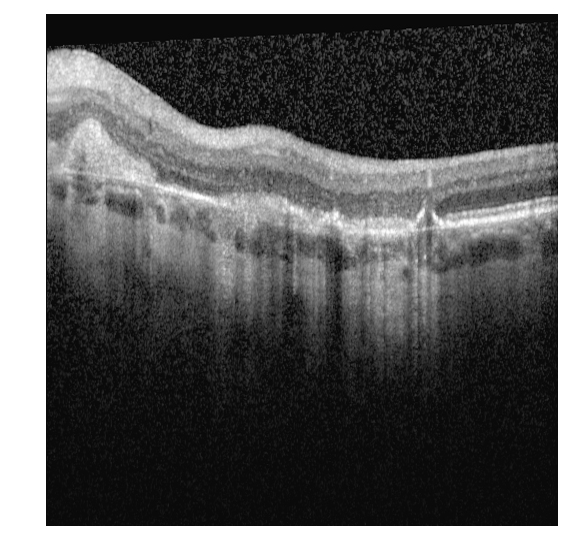
#> input picture Train-Data/NoSRF/input_0_1.png, 569 x 560 px; its folder holds only this picture in this run
$ python train_data_analysis.py
#> lines starting #> are read from the running program, lines starting #| are printed output that depends on the picture; after the words box and inside, x2 and y2 are one past the last pixel; in counts of white or black regions, pixels touching at a corner belong together
### image_preprocessing.py
import numpy as np
# import matplotlib.pyplot as plt
from skimage import color
from skimage import io, exposure
import matplotlib.pyplot as plt


def rm_white_frame(img):
    '''removes white frame around image'''

    # create a negative (to invert the white frame into black, to fill with 0)
    img = 1 - img

    h, w, d = img.shape
    #left limit
    for i in range(w):
        if np.sum(img[:, i, :]) > 0:
            break
    #right limit
    for j in range(w - 1, 0, -1):
        if np.sum(img[:, j, :]) > 0:
            break

    #top limit
    for k in range(h):
        if np.sum(img[k, :, :]) > 0:
            break
    #bottom limit
    for l in range(h - 1, 0, -1):
        if np.sum(img[l, :, :]) > 0:
            break

    cropped = img[k:l + 1, i:j + 1, :].copy()
    #back to normal
    cropped = 1 - cropped

    return cropped


def preprocess(img):
    if (img.shape[2]==4):
        img = color.rgba2rgb(img)

    img = rm_white_frame(img)
    img = color.rgb2gray(img)
    """Performs Sigmoid Correction on the input image. Increases contrast (OPTIONAL to uncomment)"""
    #img = exposure.adjust_sigmoid(img, cutoff=0.5, gain=5, inv=False)
    return img

### find_blobs.py
import numpy as np
import matplotlib.pyplot as plt
from pathlib import Path
from skimage import util, exposure, feature
from tqdm import tqdm

import get_img_paths
import retina_mask
import image_preprocessing


def find_dark_blobs(img):
    """Uses Laplacian of Gaussians to identify round regions (blobs) that are darker that their surroundsings

    These blobs are candidates for sub-retinal fluid which typically appears as dark 'blobs' within the retina.

    Args:
        img (Image Array): grayscale image

    Returns:
        2D Array: Each row is y-coord, x-coord, radius
    """
    # invert image as exposure.blob_log finds light blobs, whereas SRF is dark
    img = util.invert(img)
    # gamma exposure seems to increase sensitivity
    img = exposure.adjust_gamma(img, gamma=2.5)
    blobs = feature.blob_log(img,
                             min_sigma=2,
                             max_sigma=20,
                             num_sigma=20,
                             threshold=0.15,
                             overlap=1,
                             exclude_border=(65))
    # convert sigma vals in third to column to radii
    blobs[:, 2] = blobs[:, 2] * np.sqrt(2)
    return blobs


def filter_blobs(img, blobs):
    """Filters candidate blobs to eliminate non-SRF blobs

    Args:
        img (Image Array): grayscale image
        blobs (2D Array): each row is y-coord, x-coord, radius

    Returns:
        2D Array: filtered blobs
    """

    # Filter: not too far above RPE layer
    rpe_edge = retina_mask.rpe_upper_edge(img)
    thresh = 20
    bool_mask = np.zeros(blobs.shape[0], dtype='bool')
    for i, blob in enumerate(blobs):
        y, x, r = blob.astype('int64')
        # if edge within y : y + r + thresh vertical interval
        if np.any(rpe_edge[y:y + r + thresh, x]):
            bool_mask[i] = True
    blobs = blobs[bool_mask]
    return blobs


# [42 lines left out: functions plot_blobs, plot_blobbing_process, not called in this run]


# [19 lines that do not run on import are left out]

### segmentation.py
from skimage import color
import matplotlib.pyplot as plt
import numpy as np
from sklearn import cluster
from tqdm import tqdm
from pathlib import Path

import image_preprocessing
import get_img_paths


def segmentation(gray_image, nclust=3):
    """Applies K-Means segmentation to gray image, returning segmented image and labels matrix

    The matrix contains labels in range(nclust) in the order of brightness

    Args:
        gray_image (Image Array): grayscale image
        nclust (int, optional): number of means to be used in K-means. Defaults to 3.

    Returns:
        (Img, Label_Array): Tuple of segmented image and label array
    """
    image = color.gray2rgb(gray_image)

    x, y, z = image.shape
    image_2d = image.reshape(x * y, z)
    image_2d.shape

    kmeans_cluster = cluster.KMeans(n_clusters=nclust)
    kmeans_cluster.fit(image_2d)
    cluster_centers = kmeans_cluster.cluster_centers_
    cluster_labels = kmeans_cluster.labels_
    segmented_img = cluster_centers[cluster_labels].reshape(x, y, z)
    cluster_labels_matrix = cluster_labels.reshape(x, y)

    # relabel the clusters such that 0 is darkest and nclust-1 is brightest
    sorted_labels = _sort_labels(segmented_img, cluster_labels_matrix)
    new_labels_matrix = np.zeros_like(cluster_labels_matrix)
    for i in range(nclust):
        new_labels_matrix[cluster_labels_matrix == sorted_labels[i]] = i
    cluster_labels_matrix = new_labels_matrix
    return segmented_img, cluster_labels_matrix


def _sort_labels(segmented_image, lables):
    """Returns a list of labels in the order of brightness

    Args:
        segmented_image (Image Array): Segmented Image
        lables (Array): Array of labels for each pixel

    Returns:
        [int]: List of labels in the order of brightness
    """
    label_brightness = []
    for lable in range(np.max(lables) + 1):
        label_brightness.append(np.max(segmented_image[lables == lable]))
    sorted_labels = np.argsort(label_brightness)
    return sorted_labels


# [47 lines that do not run on import are left out]

### retina_mask.py
from skimage import filters
import matplotlib.pyplot as plt
import numpy as np
from scipy import ndimage as ndi
import scipy.signal
from tqdm import tqdm

import image_preprocessing
import get_img_paths
import segmentation
from pathlib import Path


# not used anywhere anymore
# [14 lines left out: function retinal_mask, not called in this run]


def rpe_upper_edge(img):
    """Generates a mask for estimate of the upper edge of RPE layer

    Args:
        img (Image Array): Grayscale Image

    Returns:
        2D Array: Binary Mask
    """
    # find brightest segment
    nclust = 4
    seg_img, labels = segmentation.segmentation(img, nclust=nclust)
    mask = labels == nclust - 1

    # find relevant edges of mask, and only keep bottom-most edge pixels
    mask = filters.sobel_h(mask) > 0

    prev = -1
    for col in range(0, mask.shape[1]):
        indices = np.nonzero(mask[:, col])[0]

        if (len(indices) > 0):
            max_ind = indices[len(indices) - 1]
            # apply threshold of max 20 pixels
            if (np.abs(max_ind - prev) > 20 and prev != -1):
                # too far, set all to 0
                mask[indices, col] = 0
            else:
                # bottom-most ok, set others to 0
                prev = max_ind
                mask[indices[:-1], col] = 0

    # fill in gaps
    ys, xs = np.nonzero(mask)
    sorted_indices = np.argsort(xs)
    new_xs = np.arange(np.min(xs), np.max(xs) + 1)
    new_ys = np.interp(new_xs, xs[sorted_indices], ys[sorted_indices])
    # smooth curve
    new_ys = scipy.signal.medfilt(new_ys, kernel_size=31)
    new_ys = new_ys.astype('int64')
    # create new mask
    mask = np.zeros_like(img)
    mask[new_ys, new_xs] = 1
    return mask


# [40 lines that do not run on import are left out]

### get_img_paths.py
from pathlib import Path


def train_data(path_str='Train-Data'):
    """Returns a lists of healthy and srf image paths from training data folder

    Args:
        path_str (str, optional): path to folder containing SRF and NoSRF folders with images. Defaults to 'Train-Data'.

    Returns:
        ([Path], [Path]): tuple of two lists; each list containing paths for images
    """
    path = Path(path_str)
    return _get_healthy_data(path), _get_srf_data(path)


# [12 lines left out: function test_data, not called in this run]


def _get_healthy_data(path):
    healthy_path = path / 'NoSRF'
    healthy_images = list(healthy_path.glob('*.png'))
    return healthy_images


def _get_srf_data(path):
    srf_path = path / 'SRF'
    srf_images = list(srf_path.glob('*.png'))
    return srf_images

### train_data_analysis.py
import matplotlib.pyplot as plt
import numpy as np
from tqdm import tqdm

import get_img_paths
import image_preprocessing
import find_blobs

if __name__ == '__main__':
    '''Small script to count detected srf in each training data set
    '''
    healthy, srf = get_img_paths.train_data()

    no_srf_detected = 0
    for img_path in tqdm(healthy):
        img = plt.imread(img_path)
#> img is the input picture: shape (560, 569, 4) float32; mean R, G, B, A 0.371, 0.371, 0.371, 1
        img = image_preprocessing.preprocess(img)
        blobs = find_blobs.find_dark_blobs(img)
#> in find_dark_blobs, `img = exposure.adjust_gamma(img, gamma=2.5)`:
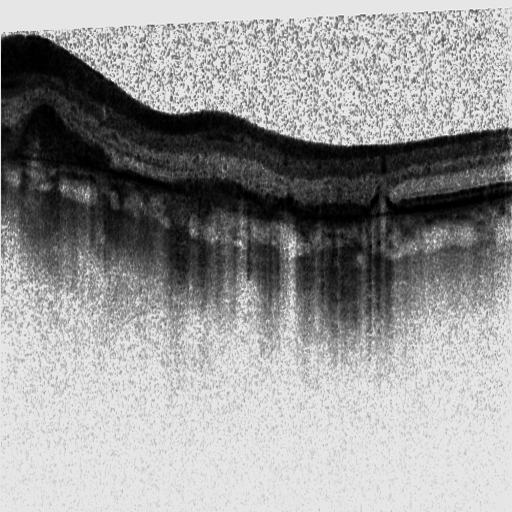
#> img: shape (512, 512) float32; min 8.67e-19, max 1, mean 0.597
#> in find_dark_blobs, `blobs = feature.blob_log(img, min_sigma=2, max_sigma=20, num_sigma=20,..`: blobs = 70 rows, first 8: [142, 335, 2], [245, 291, 8.63], [124, 260, 2], [79, 113, 2], [143, 344, 2], [243, 240, 2], [141, 373, 2.95], [95, 134, 2.95]
#> blobs = 70 rows, first 8: [142, 335, 2.83], [245, 291, 12.21], [124, 260, 2.83], [79, 113, 2.83], [143, 344, 2.83], [243, 240, 2.83], [141, 373, 4.17], [95, 134, 4.17]
        blobs = find_blobs.filter_blobs(img, blobs)
#> in rpe_upper_edge, `seg_img, labels = segmentation.segmentation(img, nclust=nclust)`: labels: shape (512, 512) int32; 4 distinct labels, from 0 to 3
#> in rpe_upper_edge, `mask = labels == nclust - 1`: mask: shape (512, 512) bool; 11.3% white; 276 white regions (246 under 20 px), largest, box (x1, y1, x2, y2) and area: (1, 36, 492, 180) 12812, (1, 98, 382, 241) 11324, (383, 183, 512, 224) 2574
#> in rpe_upper_edge, `mask = filters.sobel_h(mask) > 0`: mask: shape (512, 512) bool; 3.3% white in thin lines or dots, all inside (x1, y1, x2, y2) = (0, 35, 512, 294)
#> the loop in rpe_upper_edge, `for col in range(0, mask.shape[1]):` made 512 passes
#> (indices, max_ind, prev) on passes 1, 7, 8, 9, 10, 11, 12, 16, 18, 19: ([41, 42, 92, 135, 136, 159], 159, 159), ([37, 38, 39, 92, 125, 126, 127, 146, 150, 153, 156], 156, 156), ([37, 38, 39, 126, 127, 145, 150, 156], 156, 156), ([36, 37, 38, 39, 126, 127, 128, 145, 150], 150, 150), ([36, 37, 38, 39, 126, 127, 128, 129, 138, 139, 145, 150], 150, 150), ([36, 37, 38, 95, 127, 128, 129, 138, 139, 140, 141, 145], 145, 145), ([36, 37, 38, 128, 129, 132, 133, 139, 140, 141, 144, 145], 145, 145), ([35, 36, 37, 126, 127, 133, 134, 135, 139, 142, 143, 146], 146, 146), ([35, 36, 124, 125, 126, 127, 128, 133, 134, 140, 143, 146], 146, 146), ([35, 36, 124, 125, 127, 128, 129, 133, 134, 135, 140], 140, 140)
#> (max_ind, prev) on passes 6, 13, 14, 15, 17, 31: (156, 156), (148, 148), (148, 148), (148, 148), (146, 146), (155, 155)
#> after the loop in rpe_upper_edge, `for col in range(0, mask.shape[1]):`:
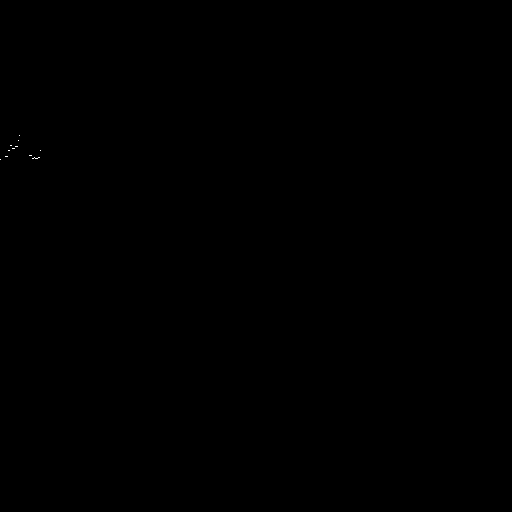
#> mask: shape (512, 512) bool; 0.01% white in thin lines or dots, all inside (x1, y1, x2, y2) = (0, 135, 41, 160)
#> in rpe_upper_edge, `ys, xs = np.nonzero(mask)`: ys = 28 values from 135 to 159; xs = 28 values, max 40 at index 12, min 0 at index 27, mean 21.21
#> in rpe_upper_edge, `sorted_indices = np.argsort(xs)`: sorted_indices = 28 values, max 27 at index 0, min 0 at index 15, mean 13.5
#> in rpe_upper_edge, `new_ys = np.interp(new_xs, xs[sorted_indices], ys[sorted_indices])`: new_ys = 41 values, max 159 at index 0, min 135 at index 19, mean 150.9
#> in rpe_upper_edge, `new_ys = scipy.signal.medfilt(new_ys, kernel_size=31)`: new_ys = 41 values, max 148 at index 13, min 145 at index 0, mean 147.1
#> in filter_blobs, `rpe_edge = retina_mask.rpe_upper_edge(img)`: rpe_edge: shape (512, 512) float32; values 0 (black) and 1 (white), 0.02% white in thin lines or dots, all inside (x1, y1, x2, y2) = (0, 145, 41, 149)
#> the loop in filter_blobs, `for i, blob in enumerate(blobs):` made 70 passes
#> (blob, y, x, r) on passes 1 to 12: ([142, 335, 2.83], 142, 335, 2), ([245, 291, 12.21], 245, 291, 12), ([124, 260, 2.83], 124, 260, 2), ([79, 113, 2.83], 79, 113, 2), ([143, 344, 2.83], 143, 344, 2), ([243, 240, 2.83], 243, 240, 2), ([141, 373, 4.17], 141, 373, 4), ([95, 134, 4.17], 95, 134, 4), ([90, 127, 2.83], 90, 127, 2), ([133, 446, 2.83], 133, 446, 2), ([132, 285, 4.17], 132, 285, 4), ([137, 421, 2.83], 137, 421, 2)
#> in filter_blobs, `blobs = blobs[bool_mask]`: blobs = empty array
#> blobs = empty array

        if len(blobs) == 0:
            no_srf_detected += 1

    print(
        f'Negative result for SRF was correctly returned for {no_srf_detected} out of {len(healthy)} healthy images'
    )

    srf_detected = 0
    for img_path in tqdm(srf):
        img = plt.imread(img_path)
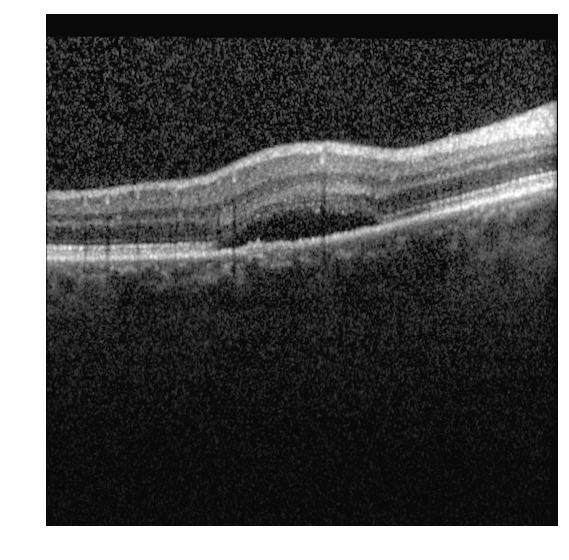
#> input picture Train-Data/SRF/input_1492_1.png, 569 x 560 px
#> img is the input picture: shape (560, 569, 4) float32; mean R, G, B, A 0.325, 0.325, 0.325, 1
        img = image_preprocessing.preprocess(img)
        blobs = find_blobs.find_dark_blobs(img)
#> in find_dark_blobs (call 2), `img = exposure.adjust_gamma(img, gamma=2.5)`:
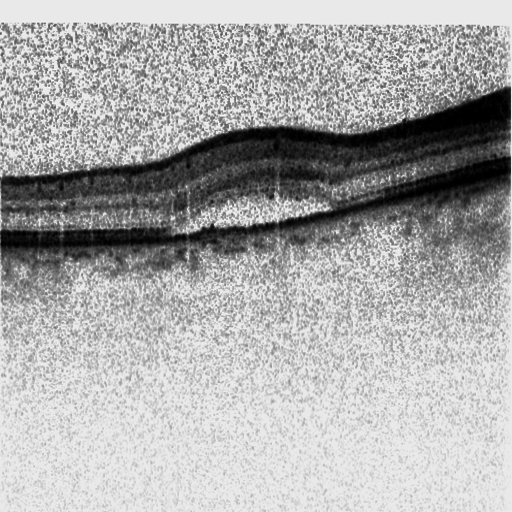
#> img: shape (512, 512) float32; min 8.67e-19, max 1, mean 0.667
#> in find_dark_blobs (call 2), `blobs = feature.blob_log(img, min_sigma=2, max_sigma=20, num_sigma=20,..`: blobs = 184 rows, first 8: [218, 172, 2], [212, 236, 11.47], [209, 326, 2], [208, 281, 9.58], [255, 187, 2], [207, 309, 6.74], [129, 229, 2], [220, 260, 2.95]
#> blobs = 184 rows, first 8: [218, 172, 2.83], [212, 236, 16.23], [209, 326, 2.83], [208, 281, 13.55], [255, 187, 2.83], [207, 309, 9.53], [129, 229, 2.83], [220, 260, 4.17]
        blobs = find_blobs.filter_blobs(img, blobs)
#> in rpe_upper_edge (call 2), `seg_img, labels = segmentation.segmentation(img, nclust=nclust)`:
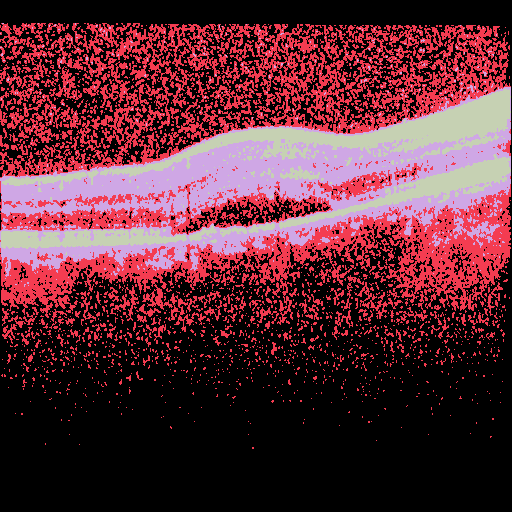
#> labels: shape (512, 512) int32; 4 distinct labels, from 0 to 3; one colour per label, 0 black
#> in rpe_upper_edge (call 2), `mask = labels == nclust - 1`: mask: shape (512, 512) bool; 5.8% white; 110 white regions (95 under 20 px), largest, box (x1, y1, x2, y2) and area: (100, 89, 511, 177) 7678, (279, 154, 511, 229) 3268, (1, 228, 187, 249) 2383
#> in rpe_upper_edge (call 2), `mask = filters.sobel_h(mask) > 0`: mask: shape (512, 512) bool; 1.9% white in thin lines or dots, all inside (x1, y1, x2, y2) = (0, 88, 512, 255)
#> the loop in rpe_upper_edge (call 2), `for col in range(0, mask.shape[1]):` made 512 passes
#> (indices, max_ind, prev) on passes 1 to 12: ([231, 232], 232, 232), ([180, 181, 230, 231, 232], 232, 232), ([180, 181, 230, 231, 232], 232, 232), ([180, 181, 230, 231], 231, 231), ([179, 180, 181, 230, 231], 231, 231), ([178, 179, 180, 181, 230, 231], 231, 231), ([178, 179, 180, 230, 231], 231, 231), ([178, 179, 180, 230, 231], 231, 231), ([177, 178, 179, 180, 230, 231], 231, 231), ([176, 177, 178, 179, 230, 231, 232], 232, 232), ([176, 177, 178, 230, 231, 232], 232, 232), ([176, 177, 231, 232], 232, 232)
#> (max_ind, prev) on passes 59 to 64: (240, 240), (242, 242), (242, 242), (242, 242), (242, 242), (241, 241)
#> after the loop in rpe_upper_edge (call 2), `for col in range(0, mask.shape[1]):`:
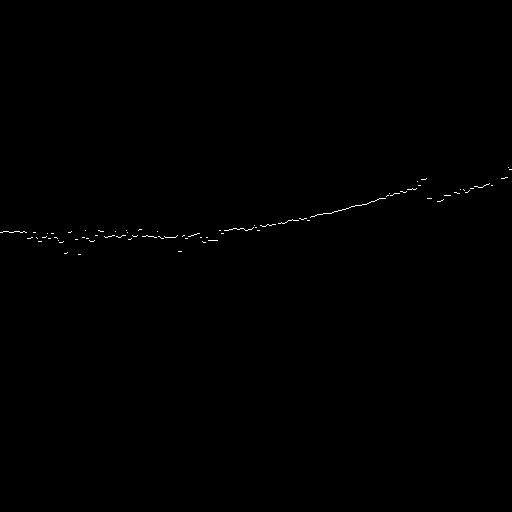
#> mask: shape (512, 512) bool; 0.19% white in thin lines or dots, all inside (x1, y1, x2, y2) = (0, 167, 512, 255)
#> in rpe_upper_edge (call 2), `ys, xs = np.nonzero(mask)`: ys = 486 values from 167 to 254; xs = 486 values, max 511 at index 3, min 0 at index 298, mean 248.6
#> in rpe_upper_edge (call 2), `sorted_indices = np.argsort(xs)`: sorted_indices = 486 values, max 485 at index 77, min 0 at index 482, mean 242.5
#> in rpe_upper_edge (call 2), `new_ys = np.interp(new_xs, xs[sorted_indices], ys[sorted_indices])`: new_ys = 512 values, max 254 at index 78, min 167 at index 508, mean 218.5
#> in rpe_upper_edge (call 2), `new_ys = scipy.signal.medfilt(new_ys, kernel_size=31)`: new_ys = 512 values, max 239 at index 65, min 167 at index 511, mean 218.4
#> in filter_blobs (call 2), `rpe_edge = retina_mask.rpe_upper_edge(img)`:
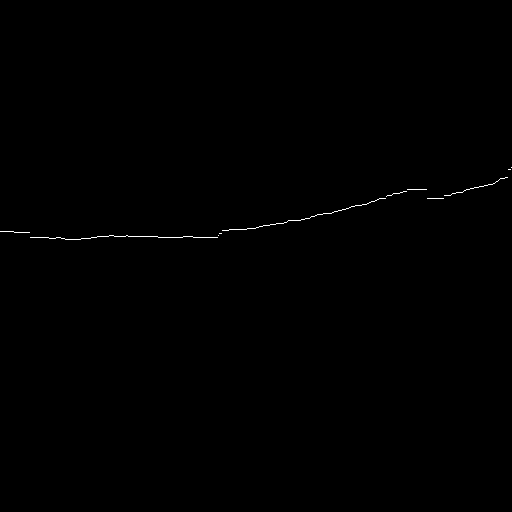
#> rpe_edge: shape (512, 512) float32; values 0 (black) and 1 (white), 0.2% white in thin lines or dots, all inside (x1, y1, x2, y2) = (0, 167, 512, 240)
#> the loop in filter_blobs (call 2), `for i, blob in enumerate(blobs):` made 184 passes
#> blob on passes 26 to 28: [129, 331, 2.83], [230, 186, 4.17], [221, 246, 5.51]

        if len(blobs) != 0:
            srf_detected += 1

    print(
        f'Positive result for SRF was correctly returned for {srf_detected} out of {len(srf)} srf images'
    )
